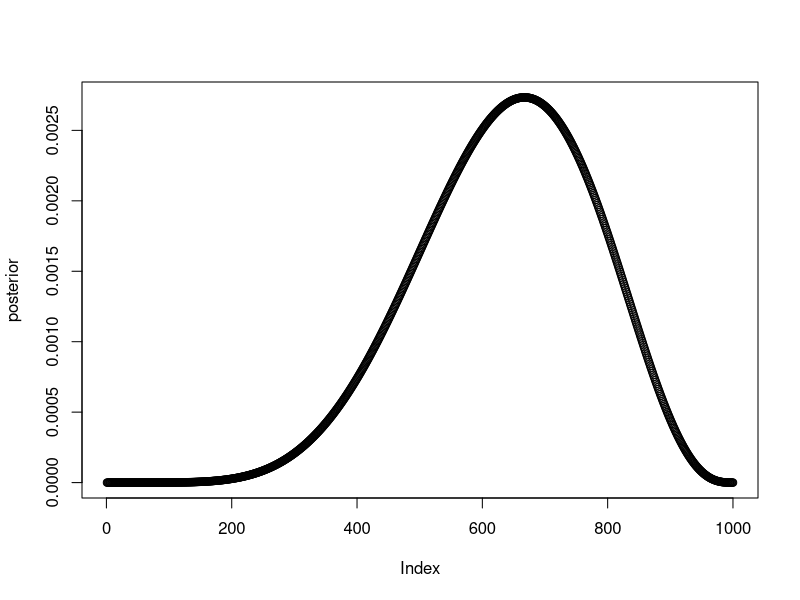
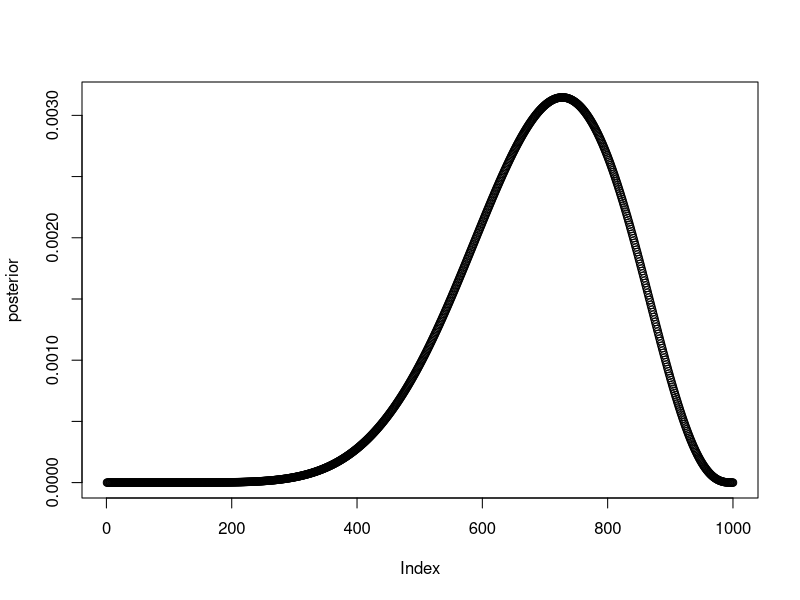

These charts were generated, in order, by the following R code:
# ==========================================================================
# Bayes rethinking notes
# ==========================================================================

p_grid <- seq(from=0, to = 1, len = 1000)
prob_p <- rep(1, 1000)
prob_data <- dbinom(6,9,prob = p_grid)
posterior <- prob_data * prob_p
posterior <- posterior / sum(posterior)
plot(posterior)

p_grid <- seq(from=0, to = 1, len = 1000)
prob_p <- dbeta(p_grid, 3, 1) # prior
prob_data <- dbinom(6,9,prob = p_grid)
posterior <- prob_data * prob_p
posterior <- posterior / sum(posterior)
plot(posterior)

samples <- sample(p_grid, prob=posterior, size=1e4, replace = TRUE)

w <- rbinom(1e4, size = 9, prob=samples)